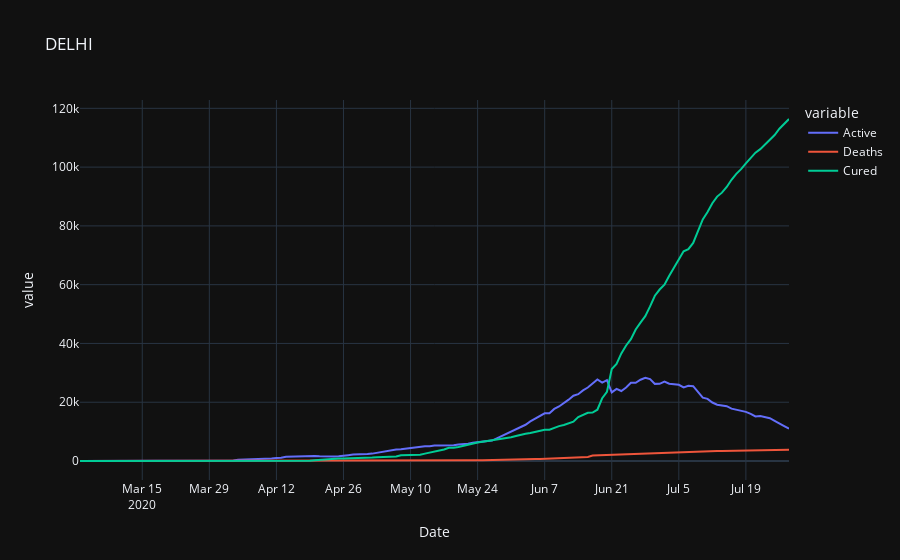

Notebook cell for this chart:
### Code cell
DL.plot(x='Date', y=['Active','Deaths', 'Cured'], template = 'plotly_dark', title='DELHI')

### Figure 1 — Plotly figure (JSON) as saved in the notebook; plotly's stock layout.template omitted (floating-point values rounded to 4 significant figures; data arrays with more than 128 entries replaced by an {"elided": "..."} marker saying what was removed)
{"data": [{"hovertemplate": "variable=Active<br>Date=%{x}<br>value=%{y}<extra></extra>", "legendgroup": "Active", "line": {"color": "#636efa", "dash": "solid"}, "mode": "lines", "name": "Active", "orientation": "v", "showlegend": true, "type": "scatter", "x": {"elided": "149 str values"}, "xaxis": "x", "y": {"elided": "149 int values"}, "yaxis": "y"}, {"hovertemplate": "variable=Deaths<br>Date=%{x}<br>value=%{y}<extra></extra>", "legendgroup": "Deaths", "line": {"color": "#EF553B", "dash": "solid"}, "mode": "lines", "name": "Deaths", "orientation": "v", "showlegend": true, "type": "scatter", "x": {"elided": "149 str values"}, "xaxis": "x", "y": {"elided": "149 int values"}, "yaxis": "y"}, {"hovertemplate": "variable=Cured<br>Date=%{x}<br>value=%{y}<extra></extra>", "legendgroup": "Cured", "line": {"color": "#00cc96", "dash": "solid"}, "mode": "lines", "name": "Cured", "orientation": "v", "showlegend": true, "type": "scatter", "x": {"elided": "149 str values"}, "xaxis": "x", "y": {"elided": "149 int values"}, "yaxis": "y"}], "layout": {"legend": {"title": {"text": "variable"}, "tracegroupgap": 0}, "title": {"text": "DELHI"}, "xaxis": {"anchor": "y", "domain": [0, 1], "title": {"text": "Date"}}, "yaxis": {"anchor": "x", "domain": [0, 1], "title": {"text": "value"}}}}
